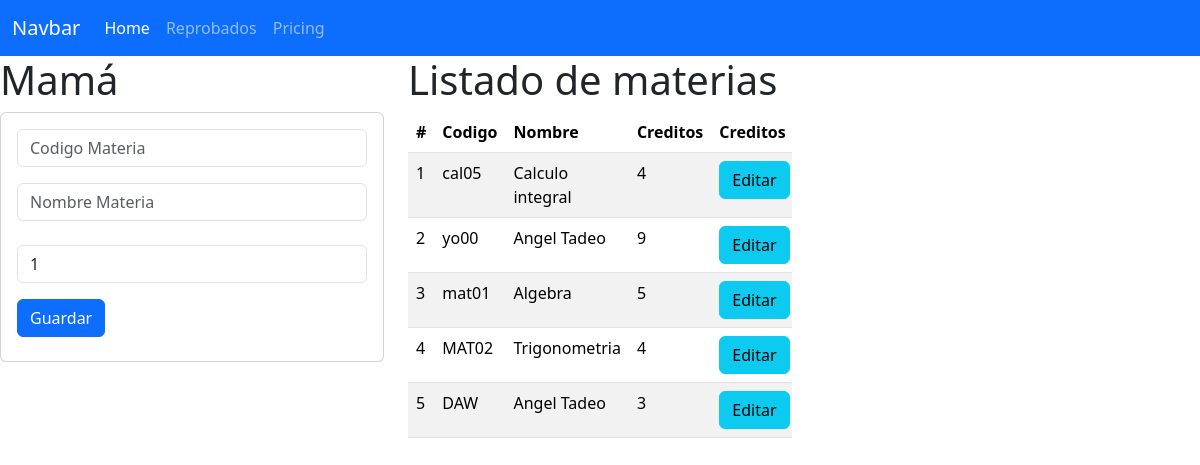
Before: / with the older database file.
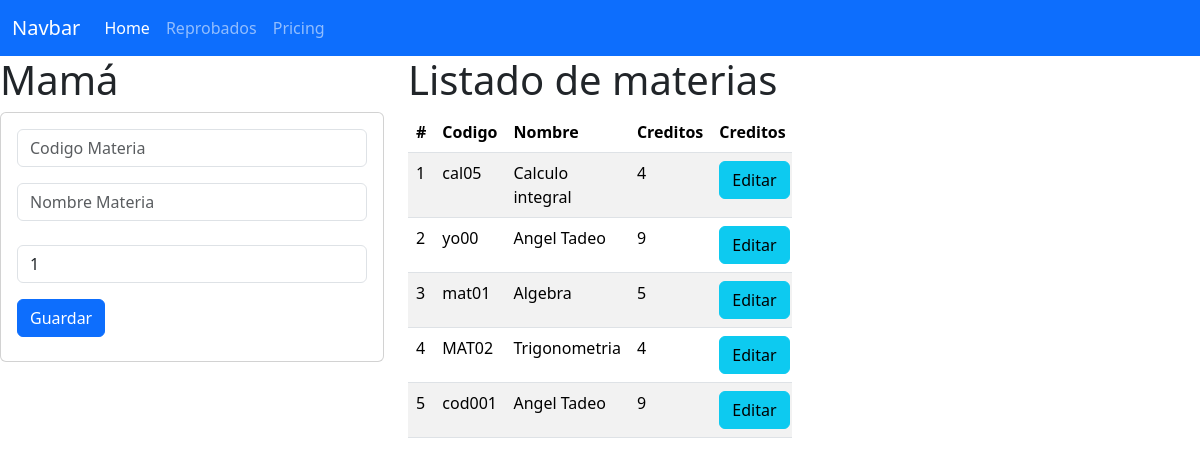
After: the same page with the newer database file.
### materia_app/models.py (models this page shows, shortened)
class Materia(models.Model):
    codigo=models.CharField(primary_key=True,max_length=6)
    nombre=models.CharField(max_length=100)
    creditos=models.PositiveSmallIntegerField()

### materia_app/views.py (the view)
# urls.py: path("",views.inicio_vista,name="inicio_vista"),
def inicio_vista(request):
    lasmateria=Materia.objects.all()
    return render(request,"gestionarMateria.html",{"mismaterias":lasmateria})

### materia_app/templates/gestionarMateria.html (shortened to what this page needs)
{% extends "base.html" %}
{% block cuerpo %}
<div class="row">
<div class="col-sm-12 col-md-4 col-lg-4 col-xl-4">
<h1>Mamá</h1>
<div class="card">
  <div class="card-body">
    <form action="/registrarMateria/" method="POST">{% csrf_token %}
      <div class="form-group">
        <input type="text" id="txtcodigo" name="txtcodigo" class="form-control"
        placeholder="Codigo Materia" minlength="5" maxlength="6" required>
      </div>
      <div class="form-group py-3">
        <input type="text" id="txtnombre" name="txtnombre" class="form-control"
        placeholder="Nombre Materia"  maxlength="100" required>
      </div>
      <div class="form-group py-2">
        <input type="text" id="numcreditos" name="numcreditos" class="form-control"
        value="1" min="1" max="9" required>
      </div>
      <div class="form-group py-2">
        <button type="submit" class="btn btn-primary">Guardar</button>
      </div>
    </form>
  </div>
</div>
</div>
<div class="col-sm-12 col-md-4 col-lg-4 col-xl-4">
<h1>Listado de materias</h1>
<div class="table-responsive">
    <table class="table table-striped">
        <thead>
          <tr>
            <th scope="col">#</th>
            <th scope="col">Codigo</th>
            <th scope="col">Nombre</th>
            <th scope="col">Creditos</th>
            <th colspan="2">Creditos</th>
          </tr>
        </thead>
        <tbody>
            {% for m in mismaterias %}
            <tr>
                <td>{{forloop.counter}}</td>
                <td>{{m.codigo}}</td>
                <td>{{m.nombre}}</td>
                <td>{{m.creditos}}</td>
                <td><a href="seleccionarMateria/{{m.codigo}}" class="btn btn-info">Editar</a></td>
            </tr>
            {% endfor %}
        </tbody>
      </table>
</div>
</div>
</div>
{% endblock %}

### materia_app/templates/base.html (shortened to what this page needs)
<!doctype html>
<html lang="es">
  <head>
    <link href="https://cdn.jsdelivr.net/npm/bootstrap@5.3.3/dist/css/bootstrap.min.css" rel="stylesheet">
  </head>
  <body>
    <nav class="navbar navbar-expand-lg bg-primary" data-bs-theme="dark">
        <div class="container-fluid">
          <a class="navbar-brand" href="#">Navbar</a>
          <div class="collapse navbar-collapse" id="navbarNav">
            <ul class="navbar-nav">
              <li class="nav-item">
                <a class="nav-link active" aria-current="page" href="#">Home</a>
              </li>
              <li class="nav-item">
                <a class="nav-link" href="#">Reprobados</a>
              </li>
              <li class="nav-item">
                <a class="nav-link" href="#">Pricing</a>
              </li>
            </ul>
          </div>
        </div>
      </nav>
    {% block cuerpo %}
    {% endblock %}
  </body>
</html>

Changed rows visible on the page:
removed Materia: codigo "DAW", nombre "Angel Tadeo", creditos "3"
added Materia: codigo "cod001", nombre "Angel Tadeo", creditos "9"
